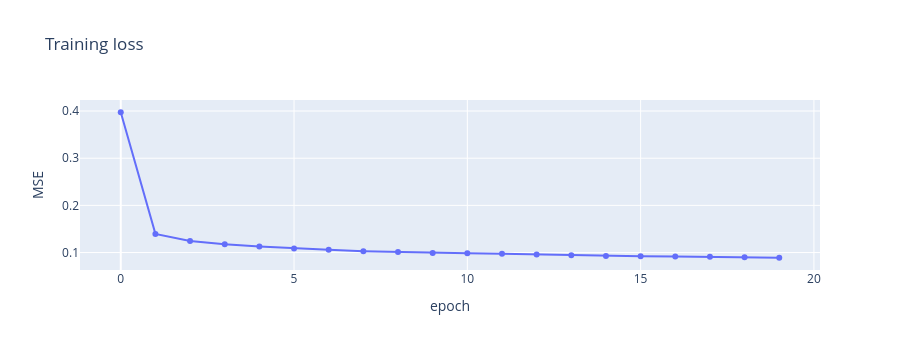

Write notebook code for a chart like this one.
### Code cell
fig = go.Figure(go.Scatter(y=history, mode="lines+markers"))
fig.update_layout(
    title="Training loss", xaxis_title="epoch", yaxis_title="MSE", height=350
)
fig.show()

### Figure 1 — Plotly figure (JSON) as saved in the notebook; plotly's stock layout.template omitted (floating-point values rounded to 4 significant figures)
{"data": [{"mode": "lines+markers", "type": "scatter", "y": [0.3974, 0.1395, 0.1245, 0.1178, 0.1129, 0.1088, 0.1057, 0.1029, 0.101, 0.09901, 0.09828, 0.09727, 0.09569, 0.09439, 0.09261, 0.09229, 0.09184, 0.0911, 0.08997, 0.08895]}], "layout": {"height": 350, "title": {"text": "Training loss"}, "xaxis": {"title": {"text": "epoch"}}, "yaxis": {"title": {"text": "MSE"}}}}
